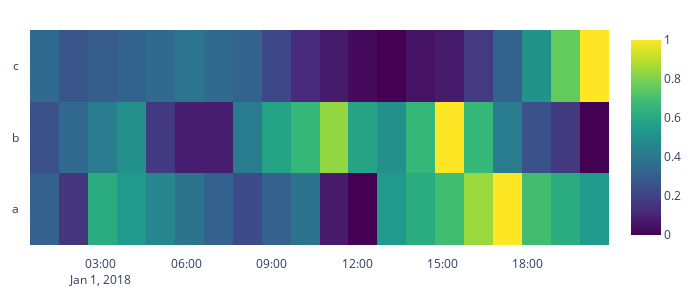

Notebook cell for this chart:
### Code cell
import plotly.graph_objects as go
fig = go.Figure(data=go.Heatmap(
        z=df.values.transpose(),
        x=df.index,
        y=df.columns,
        colorscale='Viridis'))
fig.update_layout(
    autosize=False,
    height=300,
    margin=go.layout.Margin(
        l=30,
        r=30,
        b=30,
        t=30,
        pad=10
    ),
    paper_bgcolor='white',
    plot_bgcolor='white'
)

fig.show()

### Figure 1 — Plotly figure (JSON) as saved in the notebook; plotly's stock layout.template omitted (floating-point values rounded to 4 significant figures)
{"data": [{"colorscale": [[0, "#440154"], [0.1111, "#482878"], [0.2222, "#3e4989"], [0.3333, "#31688e"], [0.4444, "#26828e"], [0.5556, "#1f9e89"], [0.6667, "#35b779"], [0.7778, "#6ece58"], [0.8889, "#b5de2b"], [1, "#fde725"]], "type": "heatmap", "x": ["2018-01-01T01:01:01", "2018-01-01T02:02:02", "2018-01-01T03:03:03", "2018-01-01T04:04:04", "2018-01-01T05:05:05", "2018-01-01T06:06:06", "2018-01-01T07:07:07", "2018-01-01T08:08:08", "2018-01-01T09:09:09", "2018-01-01T10:10:10", "2018-01-01T11:11:11", "2018-01-01T12:12:12", "2018-01-01T13:13:13", "2018-01-01T14:14:14", "2018-01-01T15:15:15", "2018-01-01T16:16:16", "2018-01-01T17:17:17", "2018-01-01T18:18:18", "2018-01-01T19:19:19", "2018-01-01T20:20:20"], "y": ["a", "b", "c"], "z": [[0.3077, 0.1538, 0.6154, 0.5385, 0.4615, 0.3846, 0.3077, 0.2308, 0.3077, 0.3846, 0.07692, 0, 0.5385, 0.6154, 0.6923, 0.8462, 1, 0.6923, 0.6154, 0.5385], [0.25, 0.3333, 0.4167, 0.5, 0.1667, 0.08333, 0.08333, 0.4167, 0.5833, 0.6667, 0.8333, 0.5833, 0.5, 0.6667, 1, 0.6667, 0.4167, 0.25, 0.1667, 0], [0.3415, 0.2683, 0.2927, 0.3171, 0.3415, 0.3902, 0.3415, 0.3171, 0.2195, 0.122, 0.07317, 0.02439, 0, 0.04878, 0.07317, 0.1707, 0.3171, 0.5122, 0.7561, 1]]}], "layout": {"autosize": false, "height": 300, "margin": {"b": 30, "l": 30, "pad": 10, "r": 30, "t": 30}, "paper_bgcolor": "white", "plot_bgcolor": "white", "width": 700, "xaxis": {"autorange": true, "range": ["2018-01-01 00:30:30.5", "2018-01-01 20:50:50.5"], "type": "date"}, "yaxis": {"autorange": true, "range": [-0.5, 2.5], "type": "category"}}}
